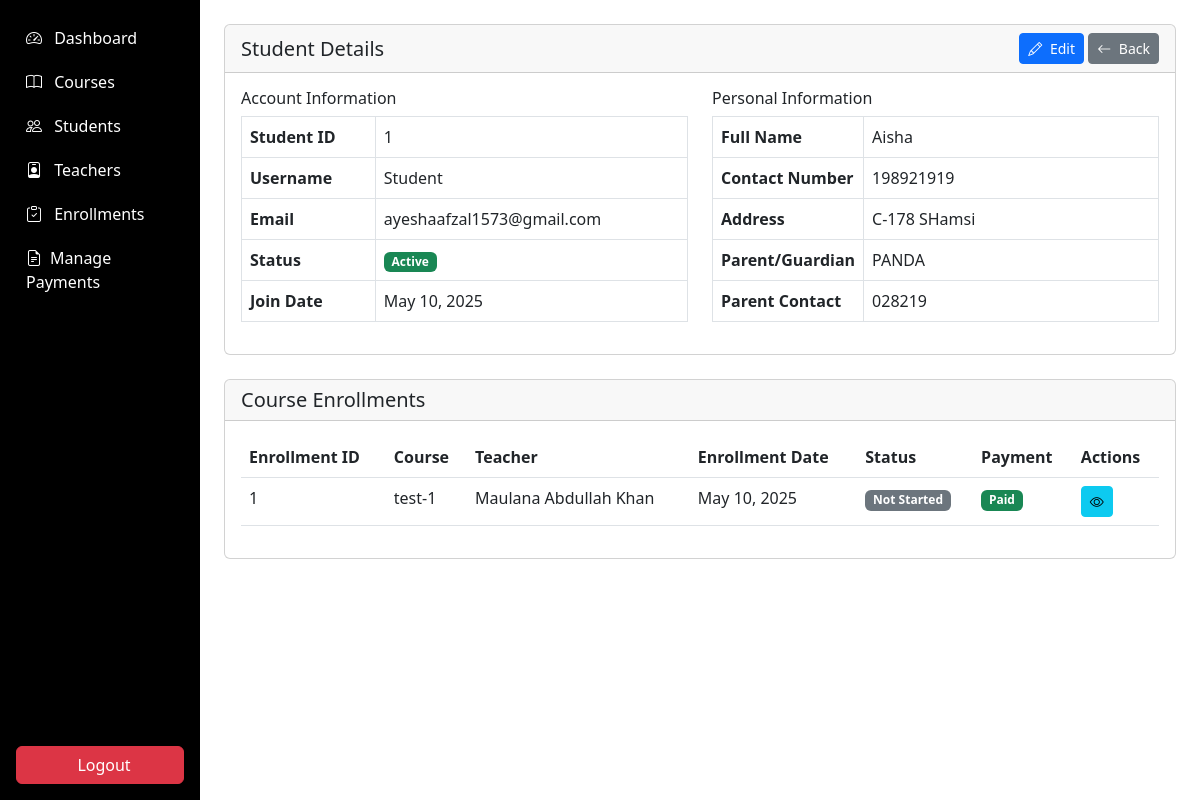
/admin/students/view_student.php?id=1 (signed in), run on an earlier commit of the app's database.
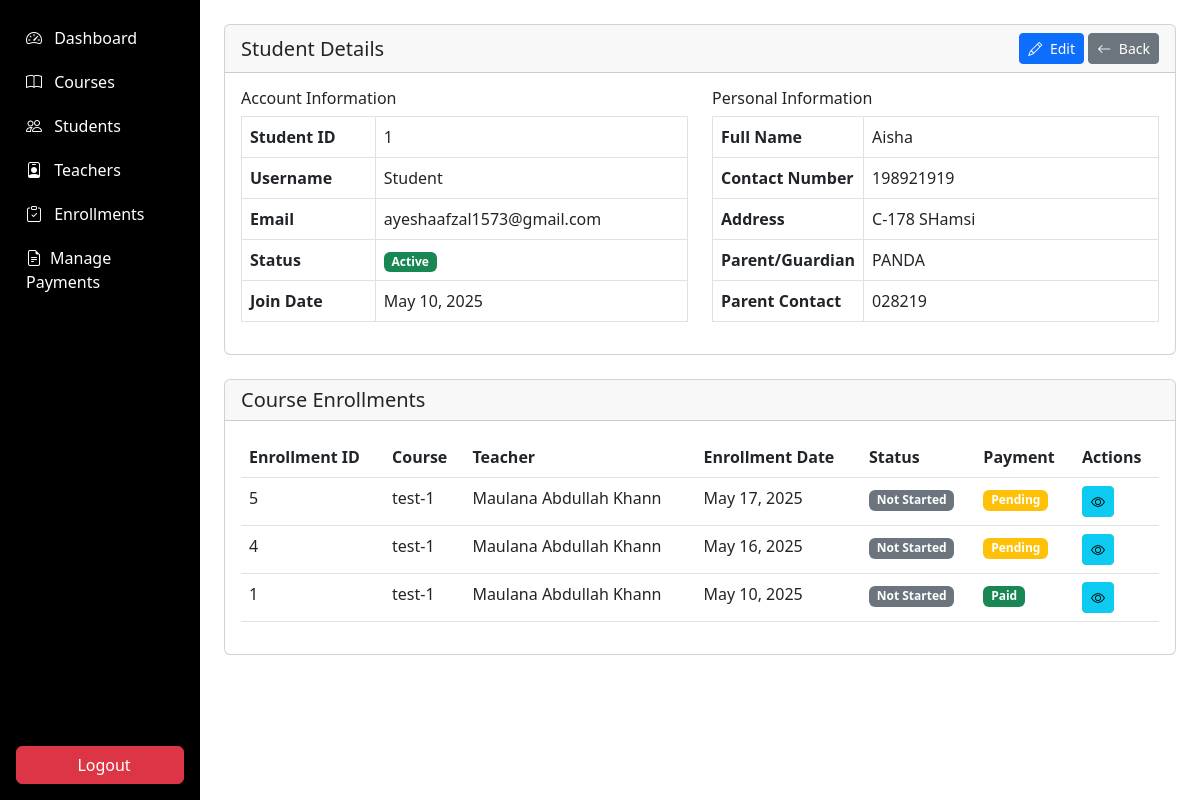
And on a later commit of the database.
### tables this page shows
CREATE TABLE `students` (
  `student_id` int(11) NOT NULL,
  `user_id` int(11) NOT NULL,
  `full_name` varchar(100) NOT NULL,
  `address` text DEFAULT NULL,
  `contact_number` varchar(20) DEFAULT NULL,
  `parent_name` varchar(100) DEFAULT NULL,
  `parent_contact` varchar(20) DEFAULT NULL,
  `previous_education` text DEFAULT NULL,
  `profile_image` varchar(255) DEFAULT NULL
);

CREATE TABLE `users` (
  `user_id` int(11) NOT NULL,
  `username` varchar(50) NOT NULL,
  `email` varchar(100) NOT NULL,
  `password` varchar(255) NOT NULL,
  `role` enum('admin','teacher','student') NOT NULL,
  `status` tinyint(1) DEFAULT 1,
  `created_at` timestamp NOT NULL DEFAULT current_timestamp(),
  `last_login` datetime DEFAULT NULL,
  `reset_token` varchar(255) DEFAULT NULL,
  `token_expiry` datetime DEFAULT NULL
);

CREATE TABLE `enrollments` (
  `enrollment_id` int(11) NOT NULL,
  `student_id` int(11) NOT NULL,
  `course_id` int(11) NOT NULL,
  `enrollment_date` timestamp NOT NULL DEFAULT current_timestamp(),
  `completion_status` enum('not_started','in_progress','completed') DEFAULT 'not_started',
  `payment_status` enum('pending','paid','failed') DEFAULT 'pending',
  `transaction_id` varchar(100) DEFAULT NULL
);

CREATE TABLE `courses` (
  `course_id` int(11) NOT NULL,
  `title` varchar(100) NOT NULL,
  `description` text DEFAULT NULL,
  `image_url` varchar(255) DEFAULT NULL,
  `teacher_id` int(11) DEFAULT NULL,
  `duration` varchar(50) DEFAULT NULL,
  `price` decimal(10,2) DEFAULT NULL,
  `is_featured` tinyint(1) DEFAULT 0,
  `created_at` timestamp NOT NULL DEFAULT current_timestamp(),
  `updated_at` timestamp NOT NULL DEFAULT current_timestamp() ON UPDATE current_timestamp(),
  `is_deleted` tinyint(1) DEFAULT 0,
  `status` enum('draft','ready','started','completed') DEFAULT 'draft'
);

CREATE TABLE `teachers` (
  `teacher_id` int(11) NOT NULL,
  `user_id` int(11) NOT NULL,
  `full_name` varchar(100) NOT NULL,
  `specialization` varchar(100) DEFAULT NULL,
  `bio` text DEFAULT NULL,
  `qualifications` text DEFAULT NULL,
  `contact_number` varchar(20) DEFAULT NULL,
  `profile_image` varchar(255) DEFAULT NULL
);

### admin/students/view_student.php (the view, shortened to what this page needs)
<?php
require_once '../../includes/auth.php';
$studentId = $_GET['id'];
$stmt = $db->prepare("
    SELECT s.*, u.email, u.username, u.status, u.created_at as join_date
    FROM students s
    JOIN users u ON s.user_id = u.user_id
    WHERE s.student_id = ?
");
$stmt->execute([$studentId]);
$student = $stmt->fetch();
$stmt = $db->prepare("
    SELECT e.enrollment_id, c.title as course_title, e.enrollment_date,
           e.completion_status, e.payment_status, t.full_name as teacher_name
    FROM enrollments e
    JOIN courses c ON e.course_id = c.course_id
    LEFT JOIN teachers t ON c.teacher_id = t.teacher_id
    WHERE e.student_id = ?
    ORDER BY e.enrollment_date DESC
");
$stmt->execute([$studentId]);
$enrollments = $stmt->fetchAll();
?>
<!DOCTYPE html>
<html lang="en">
<head>
</head>
<body>
    <div class="container-fluid">
  <div class="row">
    <nav class="col-md-2 d-none d-md-block p-0 bg-dark sidebar" id="sidebar">
      <?php include '../includes/sidebar.php'; ?>
    </nav>
        <main class="col-md-10 ms-sm-auto p-4">
                <div class="card mb-4">
                    <div class="card-header d-flex justify-content-between align-items-center">
                        <h5 class="mb-0">Student Details</h5>
                        <div>
                            <a href="edit_student.php?id=<?= $studentId ?>" class="btn btn-sm btn-primary">
                                <i class="bi bi-pencil me-1"></i> Edit
                            </a>
                            <a href="manage_students.php" class="btn btn-sm btn-secondary">
                                <i class="bi bi-arrow-left me-1"></i> Back
                            </a>
                        </div>
                    </div>
                    <div class="card-body">
                        <div class="row">
                            <div class="col-md-6">
                                <h6>Account Information</h6>
                                <table class="table table-bordered">
                                    <tr>
                                        <th width="30%">Student ID</th>
                                        <td><?= $student['student_id'] ?></td>
                                    </tr>
                                    <tr>
                                        <th>Username</th>
                                        <td><?= htmlspecialchars($student['username']) ?></td>
                                    </tr>
                                    <tr>
                                        <th>Email</th>
                                        <td><?= htmlspecialchars($student['email']) ?></td>
                                    </tr>
                                    <tr>
                                        <th>Status</th>
                                        <td>
                                            <span class="badge bg-<?= $student['status'] ? 'success' : 'danger' ?>">
                                                <?= $student['status'] ? 'Active' : 'Inactive' ?>
                                            </span>
                                        </td>
                                    </tr>
                                    <tr>
                                        <th>Join Date</th>
                                        <td><?= date('M d, Y', strtotime($student['join_date'])) ?></td>
                                    </tr>
                                </table>
                            </div>
                            <div class="col-md-6">
                                <h6>Personal Information</h6>
                                <table class="table table-bordered">
                                    <tr>
                                        <th width="30%">Full Name</th>
                                        <td><?= htmlspecialchars($student['full_name']) ?></td>
                                    </tr>
                                    <tr>
                                        <th>Contact Number</th>
                                        <td><?= htmlspecialchars($student['contact_number']) ?></td>
                                    </tr>
                                    <tr>
                                        <th>Address</th>
                                        <td><?= htmlspecialchars($student['address']) ?></td>
                                    </tr>
                                    <tr>
                                        <th>Parent/Guardian</th>
                                        <td><?= htmlspecialchars($student['parent_name']) ?></td>
                                    </tr>
                                    <tr>
                                        <th>Parent Contact</th>
                                        <td><?= htmlspecialchars($student['parent_contact']) ?></td>
                                    </tr>
                                </table>
                            </div>
                        </div>
                    </div>
                </div>
                <div class="card">
                    <div class="card-header">
                        <h5 class="mb-0">Course Enrollments</h5>
                    </div>
                    <div class="card-body">
                        <?php if (empty($enrollments)): ?>
                        <div class="alert alert-info">No course enrollments found.</div>
                        <?php else: ?>
                        <div class="table-responsive">
                            <table class="table table-hover">
                                <thead>
                                    <tr>
                                        <th>Enrollment ID</th>
                                        <th>Course</th>
                                        <th>Teacher</th>
                                        <th>Enrollment Date</th>
                                        <th>Status</th>
                                        <th>Payment</th>
                                        <th>Actions</th>
                                    </tr>
                                </thead>
                                <tbody>
                                    <?php foreach ($enrollments as $enrollment): ?>
                                    <tr>
                                        <td><?= $enrollment['enrollment_id'] ?></td>
                                        <td><?= htmlspecialchars($enrollment['course_title']) ?></td>
                                        <td><?= htmlspecialchars($enrollment['teacher_name'] ?? 'N/A') ?></td>
                                        <td><?= date('M d, Y', strtotime($enrollment['enrollment_date'])) ?></td>
                                        <td>
                                            <?php
                                            $statusClass = [
                                                'not_started' => 'secondary',
                                                'in_progress' => 'info',
                                                'completed' => 'success'
                                            ];
                                            ?>
                                            <span class="badge bg-<?= $statusClass[$enrollment['completion_status']] ?>">
                                                <?= ucwords(str_replace('_', ' ', $enrollment['completion_status'])) ?>
                                            </span>
                                        </td>
                                        <td>
                                            <span class="badge bg-<?= $enrollment['payment_status'] === 'paid' ? 'success' : 'warning' ?>">
                                                <?= ucfirst($enrollment['payment_status']) ?>
                                            </span>
                                        </td>
                                        <td>
                                            <a href="../enrollments/view_enrollment.php?id=<?= $enrollment['enrollment_id'] ?>" class="btn btn-sm btn-info">
                                                <i class="bi bi-eye"></i>
                                            </a>
                                        </td>
                                    </tr>
                                    <?php endforeach; ?>
                                </tbody>
                            </table>
                        </div>
                        <?php endif; ?>
                    </div>
                </div>
            </div>
        </div>
</body>
</html>

### admin/includes/sidebar.php (shortened to what this page needs)
<!DOCTYPE html>
<html lang="en">
<head>
  <link href="https://cdn.jsdelivr.net/npm/bootstrap@5.3.0/dist/css/bootstrap.min.css" rel="stylesheet">
    <link rel="stylesheet" href="https://cdn.jsdelivr.net/npm/bootstrap-icons@1.10.0/font/bootstrap-icons.css">
</head>
<body>
<div class="d-flex flex-column p-3 text-white h-100" style="background-color: black; min-height: 100vh;">
 <ul class="nav flex-column">
          <li class="nav-item">
            <a class="nav-link" href="/khairulquran/admin/dashboard.php">
                <i class="bi bi-speedometer2 me-2"></i> Dashboard
            </a>
        </li>
        <li class="nav-item">
            <a class="nav-link" href="/khairulquran/admin/courses/manage_courses.php">
                <i class="bi bi-book me-2"></i> Courses
            </a>
        </li>
        <li class="nav-item">
          <a class="nav-link" href="/khairulquran/admin/students/manage_students.php">
                <i class="bi bi-people me-2"></i> Students
            </a>
        </li>
        <li class="nav-item">
 <a class="nav-link" href="/khairulquran/admin/teachers/manage_teachers.php">
                <i class="bi bi-person-badge me-2"></i> Teachers
            </a>
        </li>
        <li class="nav-item">
            <a class="nav-link" href="/khairulquran/admin/enrollments/manage_enrollments.php">
                <i class="bi bi-clipboard-check me-2"></i> Enrollments
            </a>
        </li>
        <li class="nav-item">
            <a class="nav-link" href="/khairulquran/admin/payments/manage_payments.php">
                <i class="bi bi-file-earmark-text me-2"></i>Manage Payments
            </a>
        </li>
      </ul>
  <div class="mt-auto">
    <form action="../includes/logout.php" method="POST">
      <button type="submit" class="btn btn-danger w-100 mt-3">
        <i class="fas fa-power-off me-2"></i> Logout
      </button>
    </form>
  </div>
</div>
</body>
</html>

### admin/includes/sidebar.php (style rules this page uses)
.sidebar { background-color:black; }
.sidebar .nav-link { color: white; padding: 10px 10px; }

What changed in the data, as far as the page shows it:
added enrollments: enrollment_id "5", course.title "test-1", teachers.full_name "Maulana Abdullah Khann", enrollment_date "May 17, 2025", completion_status "Not Started", payment_status "Pending"
added enrollments: enrollment_id "4", course.title "test-1", teachers.full_name "Maulana Abdullah Khann", enrollment_date "May 16, 2025", completion_status "Not Started", payment_status "Pending"
changed through a linked row, enrollments "May 10, 2025": teachers.full_name "Maulana Abdullah Khan" → "Maulana Abdullah Khann"
